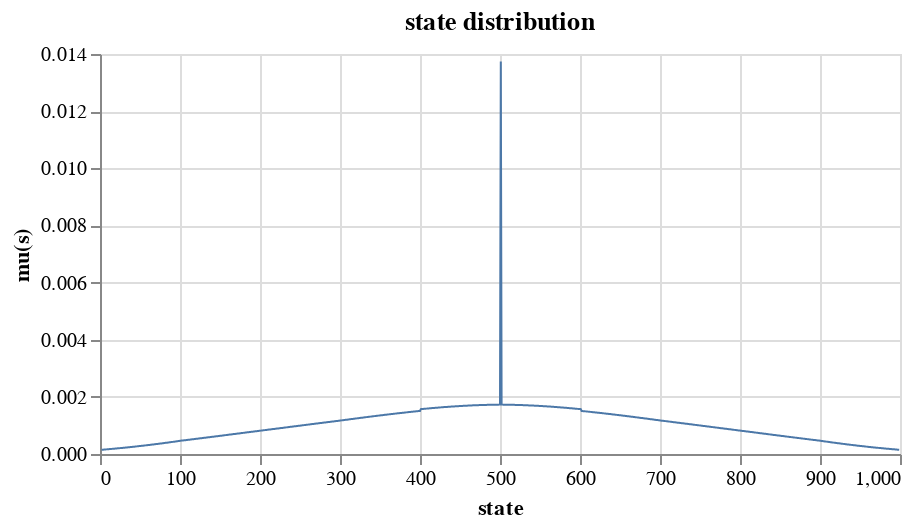

Notebook code cell kept with this figure:
### Markdown cell above
## Plot the True Distribution over states

This is solved with a linear system.

### Code cell
MC.plot_true_mu_s()

### Figure 1 — Vega-Lite specification as saved in the notebook (floating-point values rounded to 4 significant figures; data arrays with more than 128 entries replaced by an {"elided": "..."} marker saying what was removed)
{"config": {"view": {"continuousWidth": 300, "continuousHeight": 300}}, "data": {"name": "data-cfa6bef840225909110086ff0c0ca7f5"}, "mark": {"type": "line", "strokeWidth": 1}, "encoding": {"x": {"field": "micro_state", "title": "state", "type": "quantitative"}, "y": {"field": "mu_s_true", "title": "mu(s)", "type": "quantitative"}}, "height": 200, "title": "state distribution", "width": 400, "$schema": "https://vega.github.io/schema/vega-lite/v5.20.1.json", "datasets": {"data-cfa6bef840225909110086ff0c0ca7f5": {"elided": "998 records"}}}
